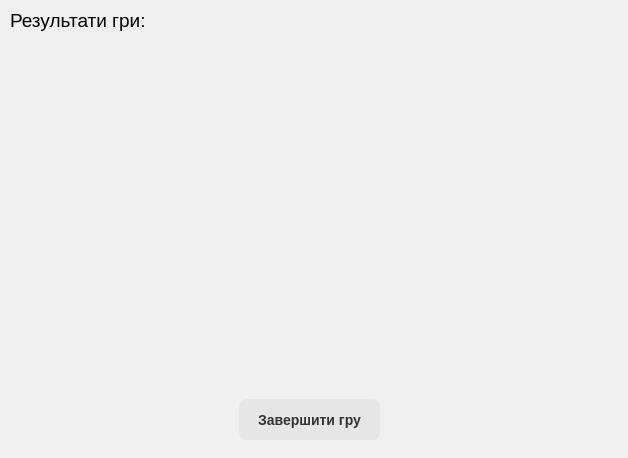
<?xml version="1.0" encoding="UTF-8"?>
<ui version="4.0">
 <class>CurrentResultWindow</class>
 <widget class="QWidget" name="CurrentResultWindow">
  <property name="geometry">
   <rect>
    <x>0</x>
    <y>0</y>
    <width>628</width>
    <height>458</height>
   </rect>
  </property>
  <property name="minimumSize">
   <size>
    <width>628</width>
    <height>458</height>
   </size>
  </property>
  <property name="maximumSize">
   <size>
    <width>628</width>
    <height>458</height>
   </size>
  </property>
  <property name="windowTitle">
   <string>Form</string>
  </property>
  <widget class="QLabel" name="label_3">
   <property name="geometry">
    <rect>
     <x>233</x>
     <y>360</y>
     <width>151</width>
     <height>31</height>
    </rect>
   </property>
   <property name="font">
    <font>
     <family>Arial</family>
     <pointsize>14</pointsize>
    </font>
   </property>
   <property name="layoutDirection">
    <enum>Qt::LeftToRight</enum>
   </property>
   <property name="styleSheet">
    <string notr="true"/>
   </property>
   <property name="text">
    <string/>
   </property>
   <property name="alignment">
    <set>Qt::AlignCenter</set>
   </property>
  </widget>
  <widget class="QPushButton" name="pushButton">
   <property name="geometry">
    <rect>
     <x>239</x>
     <y>399</y>
     <width>141</width>
     <height>41</height>
    </rect>
   </property>
   <property name="font">
    <font>
     <family>Arial</family>
     <pointsize>-1</pointsize>
     <bold>true</bold>
    </font>
   </property>
   <property name="styleSheet">
    <string notr="true">  background-color: rgba(51, 51, 51, 0.05);
  border-radius: 8px;
  color: #333333;
  font-size: 14px;</string>
   </property>
   <property name="text">
    <string>Завершити гру</string>
   </property>
  </widget>
  <widget class="QLabel" name="label_4">
   <property name="geometry">
    <rect>
     <x>10</x>
     <y>5</y>
     <width>241</width>
     <height>31</height>
    </rect>
   </property>
   <property name="font">
    <font>
     <family>Arial</family>
     <pointsize>14</pointsize>
    </font>
   </property>
   <property name="text">
    <string>Результати гри:</string>
   </property>
  </widget>
  <widget class="QFrame" name="frame_2">
   <property name="geometry">
    <rect>
     <x>330</x>
     <y>40</y>
     <width>281</width>
     <height>281</height>
    </rect>
   </property>
   <property name="font">
    <font>
     <pointsize>12</pointsize>
    </font>
   </property>
   <property name="styleSheet">
    <string notr="true">border-radius: 30px;</string>
   </property>
   <property name="frameShape">
    <enum>QFrame::StyledPanel</enum>
   </property>
   <property name="frameShadow">
    <enum>QFrame::Raised</enum>
   </property>
  </widget>
  <widget class="QFrame" name="frame">
   <property name="geometry">
    <rect>
     <x>10</x>
     <y>40</y>
     <width>281</width>
     <height>281</height>
    </rect>
   </property>
   <property name="font">
    <font>
     <pointsize>12</pointsize>
    </font>
   </property>
   <property name="styleSheet">
    <string notr="true">border-radius: 30px;</string>
   </property>
   <property name="frameShape">
    <enum>QFrame::StyledPanel</enum>
   </property>
   <property name="frameShadow">
    <enum>QFrame::Raised</enum>
   </property>
  </widget>
  <widget class="QLabel" name="label">
   <property name="geometry">
    <rect>
     <x>29</x>
     <y>330</y>
     <width>241</width>
     <height>20</height>
    </rect>
   </property>
   <property name="font">
    <font>
     <family>Arial</family>
     <pointsize>12</pointsize>
     <bold>true</bold>
    </font>
   </property>
   <property name="styleSheet">
    <string notr="true"/>
   </property>
   <property name="text">
    <string/>
   </property>
   <property name="alignment">
    <set>Qt::AlignCenter</set>
   </property>
  </widget>
  <widget class="QLabel" name="label_2">
   <property name="geometry">
    <rect>
     <x>353</x>
     <y>328</y>
     <width>241</width>
     <height>20</height>
    </rect>
   </property>
   <property name="font">
    <font>
     <family>Arial</family>
     <pointsize>12</pointsize>
     <bold>true</bold>
    </font>
   </property>
   <property name="styleSheet">
    <string notr="true"/>
   </property>
   <property name="text">
    <string/>
   </property>
   <property name="alignment">
    <set>Qt::AlignCenter</set>
   </property>
  </widget>
 </widget>
 <resources/>
 <connections/>
</ui>
